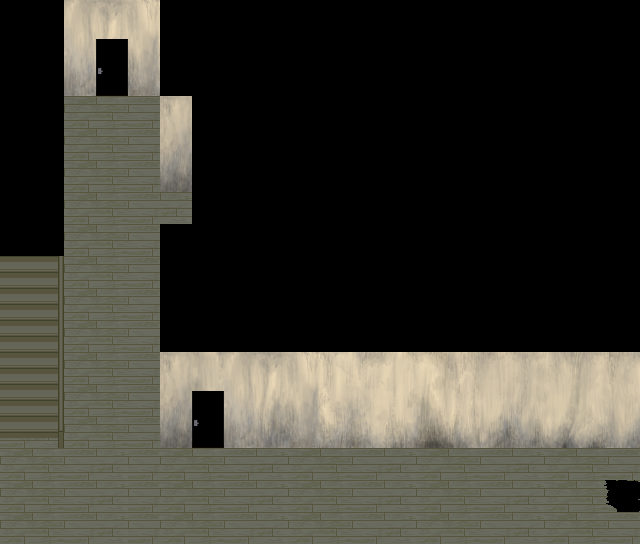

The image is a tile-based game level rendered from a .tmx file. Its description and complete source (layers, tilesets, objects, tile grids) follow:
An orthogonal 20x17 tile map with 32x32 px tiles, 4 tile layers (layer0, layer1, layer2, layer3), 2 tilesets.

<map version="1.9" tiledversion="1.9.2" orientation="orthogonal" renderorder="right-down" width="20" height="17" tilewidth="32" tileheight="32" infinite="0" nextlayerid="5" nextobjectid="1">
 <tileset firstgid="1" source="res/room-01-udw.tsx" />
 <tileset firstgid="1113" source="res/add_more.tsx" />
 <layer id="4" name="layer0" width="20" height="17" locked="1">
  <data encoding="csv">
0,0,0,0,0,0,0,0,0,0,0,0,0,0,0,0,0,0,0,0,
0,0,0,0,0,0,0,0,0,0,0,0,0,0,0,0,0,0,0,0,
0,0,0,0,0,0,0,0,0,0,0,0,0,0,0,0,0,0,0,0,
0,0,1424,1424,1424,0,0,0,0,0,0,0,0,0,0,0,0,0,0,0,
0,0,1424,1424,1424,0,0,0,0,0,0,0,0,0,0,0,0,0,0,0,
0,0,1424,1424,1424,0,0,0,0,0,0,0,0,0,0,0,0,0,0,0,
0,0,1424,1424,1424,1424,0,0,0,0,0,0,0,0,0,0,0,0,0,0,
0,0,1424,1424,1424,0,0,0,0,0,0,0,0,0,0,0,0,0,0,0,
0,0,1424,1424,1424,0,0,0,0,0,0,0,0,0,0,0,0,0,0,0,
0,0,1424,1424,1424,0,0,0,0,0,0,0,0,0,0,0,0,0,0,0,
0,0,1424,1424,1424,0,0,0,0,0,0,0,0,0,0,0,0,0,0,0,
0,0,1424,1424,1424,0,0,0,0,0,0,0,0,0,0,0,0,0,0,0,
0,0,1424,1424,1424,0,0,0,0,0,0,0,0,0,0,0,0,0,0,0,
1424,1424,1424,1424,1424,0,0,0,0,0,0,0,0,0,0,0,0,0,0,0,
1424,1424,1424,1424,1424,1424,1424,1424,1424,1424,1424,1424,1424,1424,1424,1424,1424,1424,1424,1424,
1424,1424,1424,1424,1424,1424,1424,1424,1424,1424,1424,1424,1424,1424,1424,1424,1424,1424,1424,0,
1424,1424,1424,1424,1424,1424,1424,1424,1424,1424,1424,1424,1424,1424,1424,1424,1424,1424,1424,1424
</data>
 </layer>
 <layer id="1" name="layer1" width="20" height="17" locked="1">
  <data encoding="csv">
0,0,1035,1036,1037,0,0,0,0,0,0,0,0,0,0,0,0,0,0,0,
0,0,1043,1044,1045,0,0,0,0,0,0,0,0,0,0,0,0,0,0,0,
0,0,1051,1052,1053,0,0,0,0,0,0,0,0,0,0,0,0,0,0,0,
0,0,1,2,3,1033,0,0,0,0,0,0,0,0,0,0,0,0,0,0,
0,0,1,2,3,1041,0,0,0,0,0,0,0,0,0,0,0,0,0,0,
0,0,1,2,3,1049,0,0,0,0,0,0,0,0,0,0,0,0,0,0,
0,0,1,2,3,4,0,0,0,0,0,0,0,0,0,0,0,0,0,0,
0,0,1,2,3,0,0,0,0,0,0,0,0,0,0,0,0,0,0,0,
57,57,1,2,3,0,0,0,0,0,0,0,0,0,0,0,0,0,0,0,
57,57,1,2,3,0,0,0,0,0,0,0,0,0,0,0,0,0,0,0,
57,57,1,2,3,0,0,0,0,0,0,0,0,0,0,0,0,0,0,0,
57,57,1,2,3,1033,1034,1035,1036,1037,1038,1039,1040,1057,1058,1059,1060,1061,1062,1063,
57,57,1,2,3,1041,1042,1043,1044,1045,1046,1047,1048,1065,1066,1067,1068,1069,1070,1071,
3,4,1,2,3,1049,1050,1051,1052,1053,1054,1055,1056,1073,1074,1075,1076,1077,1078,1079,
1,2,3,4,3,1,2,3,4,1,2,3,4,1,2,3,4,1,2,3,
1,2,3,4,3,1,2,3,4,1,2,3,4,1,2,3,4,1,118,119,
1,2,3,4,3,1,2,3,4,1,2,3,4,1,2,3,4,1,2,3
</data>
 </layer>
 <layer id="2" name="layer2" width="20" height="17" locked="1">
  <data encoding="csv">
0,0,0,0,0,0,0,0,0,0,0,0,0,0,0,0,0,0,0,0,
0,0,0,1121,0,0,0,0,0,0,0,0,0,0,0,0,0,0,0,0,
0,0,0,1137,0,0,0,0,0,0,0,0,0,0,0,0,0,0,0,0,
0,0,0,0,0,0,0,0,0,0,0,0,0,0,0,0,0,0,0,0,
0,0,0,0,0,0,0,0,0,0,0,0,0,0,0,0,0,0,0,0,
0,0,0,0,0,0,0,0,0,0,0,0,0,0,0,0,0,0,0,0,
0,0,0,0,0,0,0,0,0,0,0,0,0,0,0,0,0,0,0,0,
0,0,0,0,0,0,0,0,0,0,0,0,0,0,0,0,0,0,0,0,
57,57,0,0,0,0,0,0,0,0,0,0,0,0,0,0,0,0,0,0,
57,57,0,0,0,0,0,0,0,0,0,0,0,0,0,0,0,0,0,0,
57,57,0,0,0,0,0,0,0,0,0,0,0,0,0,0,0,0,0,0,
57,57,0,0,0,0,0,0,0,0,0,0,0,0,0,0,0,0,0,0,
57,57,0,0,0,0,1121,0,0,0,0,0,0,1425,0,0,0,0,0,0,
65,65,0,0,0,0,1137,0,0,0,0,0,0,1441,0,0,0,0,0,0,
0,0,0,0,0,0,0,0,0,0,0,0,0,0,0,0,0,0,0,0,
0,0,0,0,0,0,0,0,0,0,0,0,0,0,0,0,0,0,0,0,
0,0,0,0,0,0,0,0,0,0,0,0,0,0,0,0,0,0,0,0
</data>
 </layer>
 <layer id="3" name="layer3" width="20" height="17" locked="1">
  <data encoding="csv">
0,0,0,0,0,0,0,0,0,0,0,0,0,0,0,0,0,0,0,0,
0,0,0,0,0,0,0,0,0,0,0,0,0,0,0,0,0,0,0,0,
0,0,0,0,0,0,0,0,0,0,0,0,0,0,0,0,0,0,0,0,
0,0,0,0,0,0,0,0,0,0,0,0,0,0,0,0,0,0,0,0,
0,0,0,0,0,0,0,0,0,0,0,0,0,0,0,0,0,0,0,0,
0,0,0,0,0,0,0,0,0,0,0,0,0,0,0,0,0,0,0,0,
0,0,0,0,0,0,0,0,0,0,0,0,0,0,0,0,0,0,0,0,
0,0,0,0,0,0,0,0,0,0,0,0,0,0,0,0,0,0,0,0,
0,47,0,0,0,0,0,0,0,0,0,0,0,0,0,0,0,0,0,0,
0,47,0,0,0,0,0,0,0,0,0,0,0,0,0,0,0,0,0,0,
0,47,0,0,0,0,0,0,0,0,0,0,0,0,0,0,0,0,0,0,
0,47,0,0,0,0,0,0,0,0,0,0,0,0,0,0,0,0,0,0,
0,47,0,0,0,0,0,0,0,0,0,0,0,0,0,0,0,0,0,0,
0,63,0,0,0,0,0,0,0,0,0,0,0,0,0,0,0,0,0,0,
0,0,0,0,0,0,0,0,0,0,0,0,0,0,0,0,0,0,0,0,
0,0,0,0,0,0,0,0,0,0,0,0,0,0,0,0,0,0,0,0,
0,0,0,0,0,0,0,0,0,0,0,0,0,0,0,0,0,0,0,0
</data>
 </layer>
</map>
